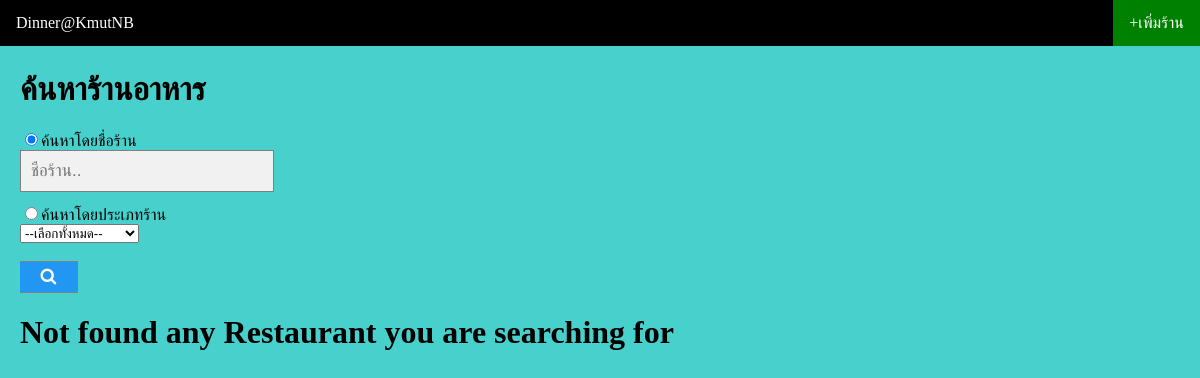
The page /Review/home/ on the database as committed earlier.
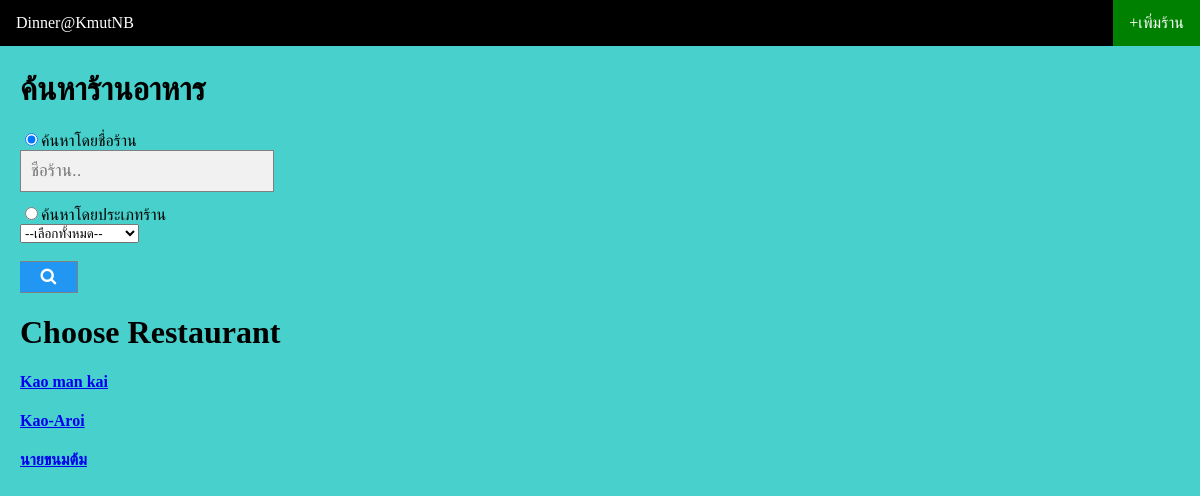
The same page on the database as committed later.
### webReview/models.py (models this page shows)
class Restaurant(models.Model):
    name = models.TextField()
    description = models.TextField()
    address = models.TextField()
    phone_num = models.TextField()
    Category = models.TextField()
    rating = models.FloatField(default = 0)

### webReview/views.py (the view)
# urls.py: 2. Add a URL to urlpatterns:  path('', views.home, name='home')
def home(request):
    list_rest= Restaurant.objects.order_by("name")
    return render(request,'home.html',{'list_rest':list_rest})

### webReview/templates/home.html (shortened to what this page needs)
<!DOCTYPE html>
<html>
<head>
<link rel="stylesheet" href="https://cdnjs.cloudflare.com/ajax/libs/font-awesome/4.7.0/css/font-awesome.min.css">
</head>
<body>
<ul>
  <li><a>Dinner@KmutNB</a></li>
  <li style="float:right"><a class="rightmenu" href="{% url 'review:add_rest' %}">+เพิ่มร้าน</a></li>
</ul>
<div style="padding:20px;margin-top:30px;background-color:#48D1CC	;height:1500px;">
  <h1>ค้นหาร้านอาหาร</h1>
  <form class="example" action="{% url 'review:searching' %}" method="post">
    <input type="radio" name="searchby" value="name" checked>ค้นหาโดยชื่อร้าน</br>
    <input type="text" placeholder="ชื่อร้าน.." name="search" ></br>
    <input type="radio" name="searchby" value="cate">ค้นหาโดยประเภทร้าน</br>
      <select name="Rcate">
        <option value="">--เลือกทั้งหมด--</option>
      </select></br></br>
    <button type="submit"><i class="fa fa-search"></i></button>
  </form>
  {% if list_rest %}
    <h1>Choose Restaurant</h1>
    {% for restau in list_rest %}
        <h4><a href="{% url 'review:res' restau.id %}">{{ restau.name }}</a></h4>
    {% endfor %}
  {% else %}
    <h1>Not found any Restaurant you are searching for </h1>
  {% endif %}
  </div>
</body>
</html>

Rows that differ between the two databases and show on the page:
added Restaurant: name "Kao man kai"
added Restaurant: name "Kao-Aroi"
added Restaurant: name "นายขนมต้ม"
Other text that changed with them:
text no longer shown: "Not found any Restaurant you are searching for"
text now shown: "Choose Restaurant"
